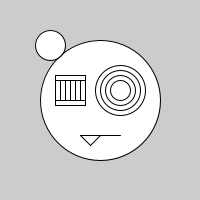
Frame 1 (no input)
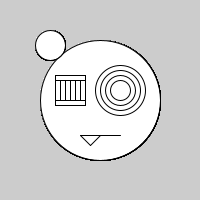
Frame 60 (the mouse pressed at the canvas centre just before this capture)
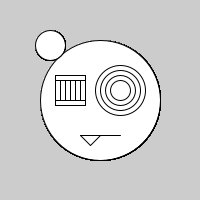
Frame 120 (the mouse held since frame 60 and released just before this capture)

The Processing sketch that drew these frames (run headless with seeded random() and noise(); from frame 60 on, the mouse is pressed at the canvas centre):

// Processing sketch: processing_111644
// ── processing_111644.pde

void setup() {
  size(200,200);
smooth();
}
void draw() {
ellipse(100,100,120,120);
ellipse(50,45,30,30);
ellipse(120,90,50,50);
ellipse(120,90,40,40);
ellipse(120,90,30,30);
ellipse(120,90,20,20);
rectMode(CENTER);
rect(70,90,30,30);
rect(70,90,30,20);
line(60,80,60,100);
line(65,80,65,100);
line(70,80,70,100);
line(75,80,75,100);
line(80,80,80,100);
line(80,135,120,135);
line(80,135,90,145);
line(90,145,100,135);
}
